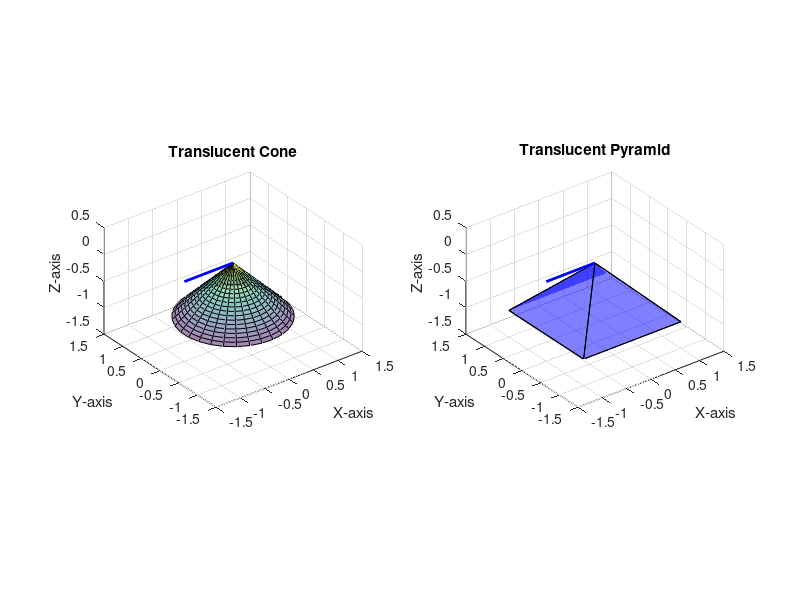

Write the MATLAB code that produced this figure.
% Define the range for the variables for the cone
theta = linspace(0, 2*pi, 30); % Angle around the cone
h = linspace(0, 1, 20); % Height from 0 to 1 (height of the cone)
[Theta, H] = meshgrid(theta, h);

% Radius of the cone at each height (linearly proportional to the height)
R = H; % Radius increases with height

% Convert polar coordinates to Cartesian coordinates for plotting the cone
X = R .* cos(Theta);
Y = R .* sin(Theta);
Z = -H; % Make Z negative to point the cone downward

% Define axis limits
x_limits = [-1.5, 1.5];
y_limits = [-1.5, 1.5];
z_limits = [-1.5, 0.5];

% Create the figure and subplot for the cone
figure;
subplot(1, 2, 1); % First subplot in a 1x2 grid
surf(X, Y, Z, 'FaceAlpha', 0.5) % Create surface plot with 50% transparency
hold on; % Hold the current plot to add lines

% Add a line down the middle of the cone
line([0 0], [0 0], [0 -1], 'Color', 'red', 'LineWidth', 2) % Vertical line down the Z axis

% Add a line starting at the origin and pointing left
line([0 -1], [0 0], [0 0], 'Color', 'blue', 'LineWidth', 2) % Horizontal line along the negative X axis

% Set axis properties
axis equal % Ensure all axes have the same scale
xlim(x_limits);
ylim(y_limits);
zlim(z_limits);
xlabel('X-axis')
ylabel('Y-axis')
zlabel('Z-axis')
title('Translucent Cone')
view(3); % Set 3D view for the cone plot
grid on; % Turn on grid for the cone plot
hold off; % Release the hold to finish plotting

% Define vertices for a pyramid pointing downward
V = [1 1 -1; -1 1 -1; -1 -1 -1; 1 -1 -1; 0 0 0]; % Base and apex
F = [1 2 5; 2 3 5; 3 4 5; 4 1 5; 1 2 3; 3 4 1]; % Faces connecting vertices

% Subplot for the pyramid
subplot(1, 2, 2); % Second subplot in a 1x2 grid
patch('Vertices', V, 'Faces', F, 'FaceColor', 'blue', 'FaceAlpha', 0.5)
hold on; % Hold the current plot to add lines

% Add a line from the apex to the base center
line([0 0], [0 0], [0 -1], 'Color', 'red', 'LineWidth', 2) % Vertical line down the Z axis from apex to base center
% Add a line starting at the origin and pointing left
line([0 -1], [0 0], [0 0], 'Color', 'blue', 'LineWidth', 2) % Horizontal line along the negative X axis

% Set the same axis properties
axis equal % Ensure all axes have the same scale
xlim(x_limits);
ylim(y_limits);
zlim(z_limits);
xlabel('X-axis')
ylabel('Y-axis')
zlabel('Z-axis')
title('Translucent Pyramid')
view(3); % Set 3D view for the pyramid plot
grid on; % Turn on grid for the pyramid plot
hold off; % Release the hold to finish plotting
